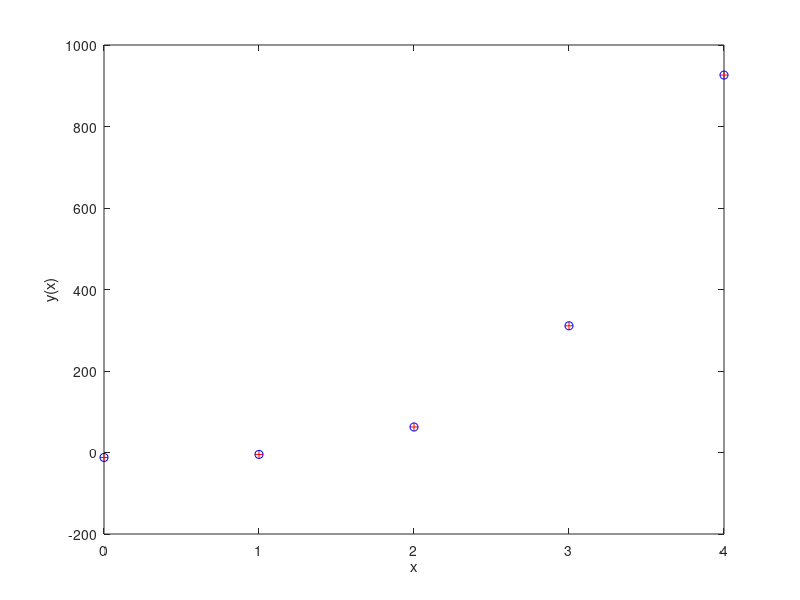
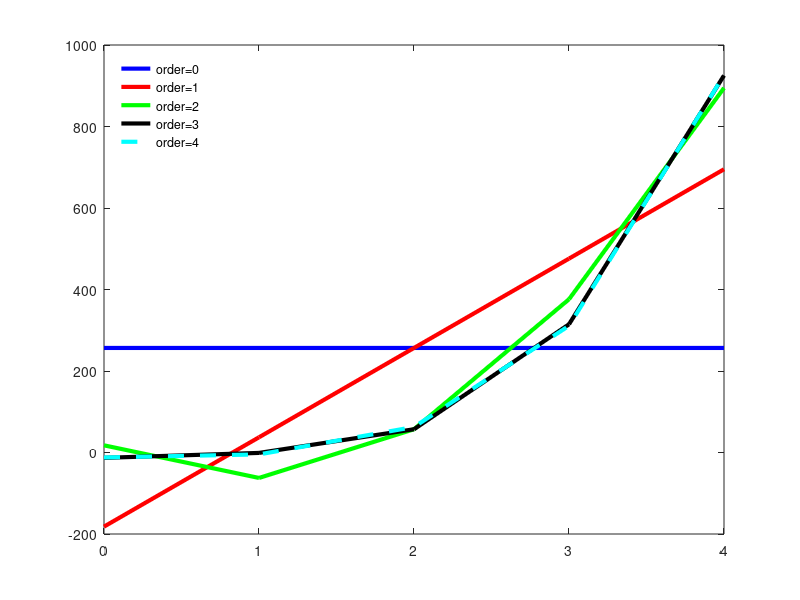
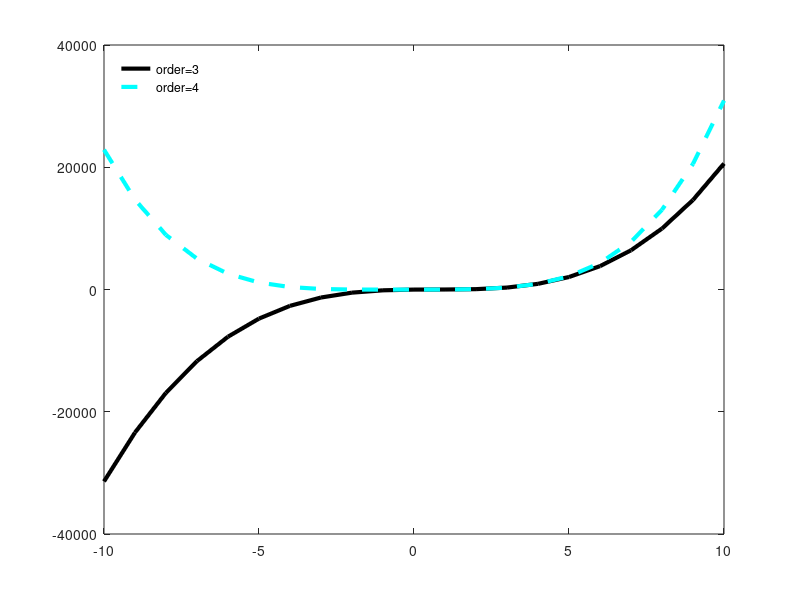
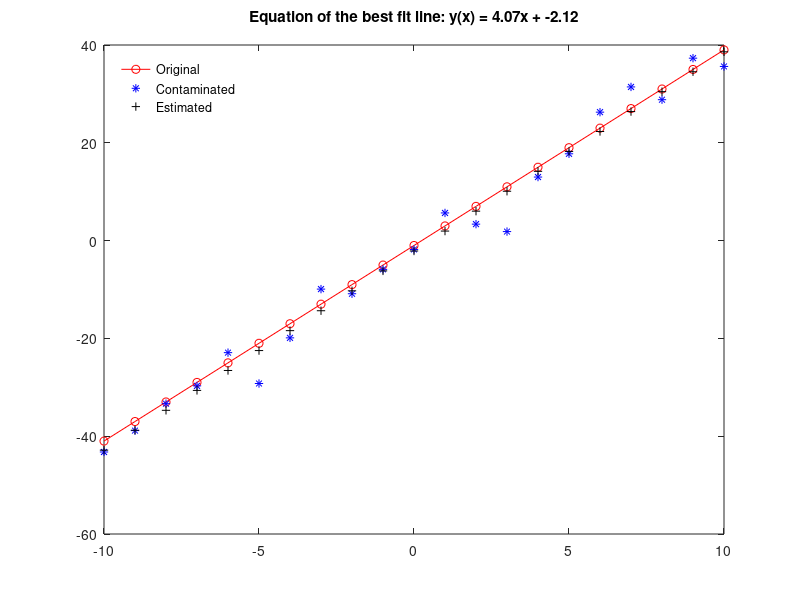

Write MATLAB code to recreate these figures, in order.
clear all
close all
clc

% L18 practical: polynomial curve fitting

%% build an "independent variable" vector

x = 0 : 4;

%% compute y (the dependent variable) the traditional way

y = (2.7 * x.^4) + (4 * x.^3) - (x.^2) + (1.8 * x) - 12.2;

figure;
plot(x,y,'r+'); % plot the (x,y) points with red plus sign
xlabel('x'); ylabel('y(x)');

%% compute use polyval to write less code and save time

coef = [2.7, 4, -1, 1.8, -12.2];
yo = polyval( coef, x );

hold on;
plot(x,yo,'bo'); % plot the (x,y) points with blue circles

%% estimate the polynomial coefficients of this function

order = 0;
P0 = polyfit(x,y,order)

order = 1;
P1 = polyfit(x,y,order)

order = 2;
P2 = polyfit(x,y,order)

order = 3;
P3 = polyfit(x,y,order)

order = 4;
P4 = polyfit(x,y,order)

coef

% You should note that the last instance, when order=4, is the correct
% estimation of polynomial coefficients used to compute y(x).

%% let's evaluate the fit coefficients of the lower order polynomials

y0 = polyval( P0, x );
y1 = polyval( P1, x );
y2 = polyval( P2, x );
y3 = polyval( P3, x );
y4 = polyval( P4, x );

lw=3; % set the line width for plotting
figure;
plot(x,y0,'b','LineWidth',lw); hold on; % plot the (x,y) points with blue circles
plot(x,y1,'r','LineWidth',lw); 
plot(x,y2,'g','LineWidth',lw); 
plot(x,y3,'k','LineWidth',lw); 
plot(x,y4,'c--','LineWidth',lw); 
legend('order=0','order=1','order=2','order=3','order=4','Location','NorthWest');
legend boxoff;

%% Let's compare P3 and P4 over a longer range of x

x = -10 : 10;

y3 = polyval( P3, x );
y4 = polyval( P4, x );

figure;
plot(x,y3,'k','LineWidth',lw); hold on;
plot(x,y4,'c--','LineWidth',lw); 
legend('order=3','order=4','Location','NorthWest'); legend boxoff;

% We see they only fit within the interval where we fit the data (i.e. x=[0,4])

%% Let's look at polyfit now as a least-squares fit

% We can use polyfit to perform a least square fit of a 1st oder polynomial
% i.e. a linear fit

x = -10 : 10; % independent variable
m0 = 4; % true slope
y0 = -1; % true y-intercept
yClean = m0*x + y0;

figure;
plot(x,yClean,'ro-'); hold on;
legend('Original')

% add noise to the curve
noise = 5*randn( 1, numel(yClean) );
yDirty = yClean + noise;

plot(x,yDirty,'b*');

% least-squares linear fit of noisy curve
order = 1; % linear!
p = polyfit( x, yDirty, order );

yEst = polyval( p, x );
plot(x,yEst,'k+');
legend('Original','Contaminated','Estimated','Location','NorthWest'); legend boxoff;

tStr = sprintf( 'Equation of the best fit line: y(x) = %0.2fx + %0.2f\n', p(1), p(2) );
title(tStr);